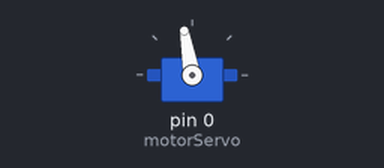
This sketch was run on a simulated Arduino Uno, built with avr-gcc and run on an emulated ATmega328P. Shown: servo.

Above: at 0.05 s.
At 10.15 s:
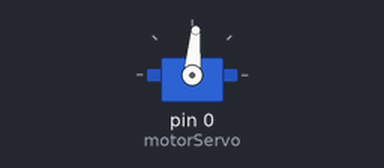
At 10.85 s:
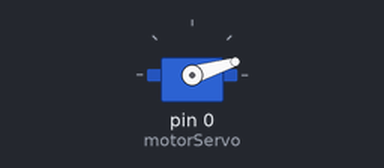
At 12.0 s:
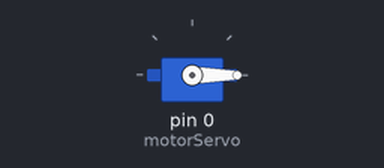
Timing chart, 0 to 15.6 s (numbered marks = the images above):
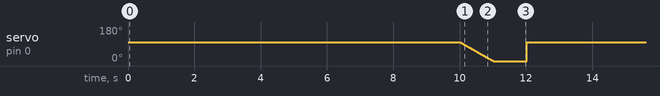

The sketch:

speed_Servo.ino
```cpp
//motor---------------------
#include <Servo.h>
Servo motorServo;

void setup() {
motorServo.attach(0);
}


void loop() {
  pintu_bergerak();
}

int a=0;
void pintu_bergerak(){
    servoOpen(100,0);
    delay(10000);
    servoClose(0,10);
    delay(1000);
  }


void servoOpen(int var, int spd){
  while(a<var){
  a+=1;
  motorServo.write(a);
  delay(spd);
  }
}
void servoClose(int var, int spd){
  while(a>var){
  a-=1;
  motorServo.write(a);
  delay(spd);
  }
 }
```

Measured:
- by itself, servo on pin 0 (motorServo): ramps from 100° to 0° and jumps back, once every 12.0 s
